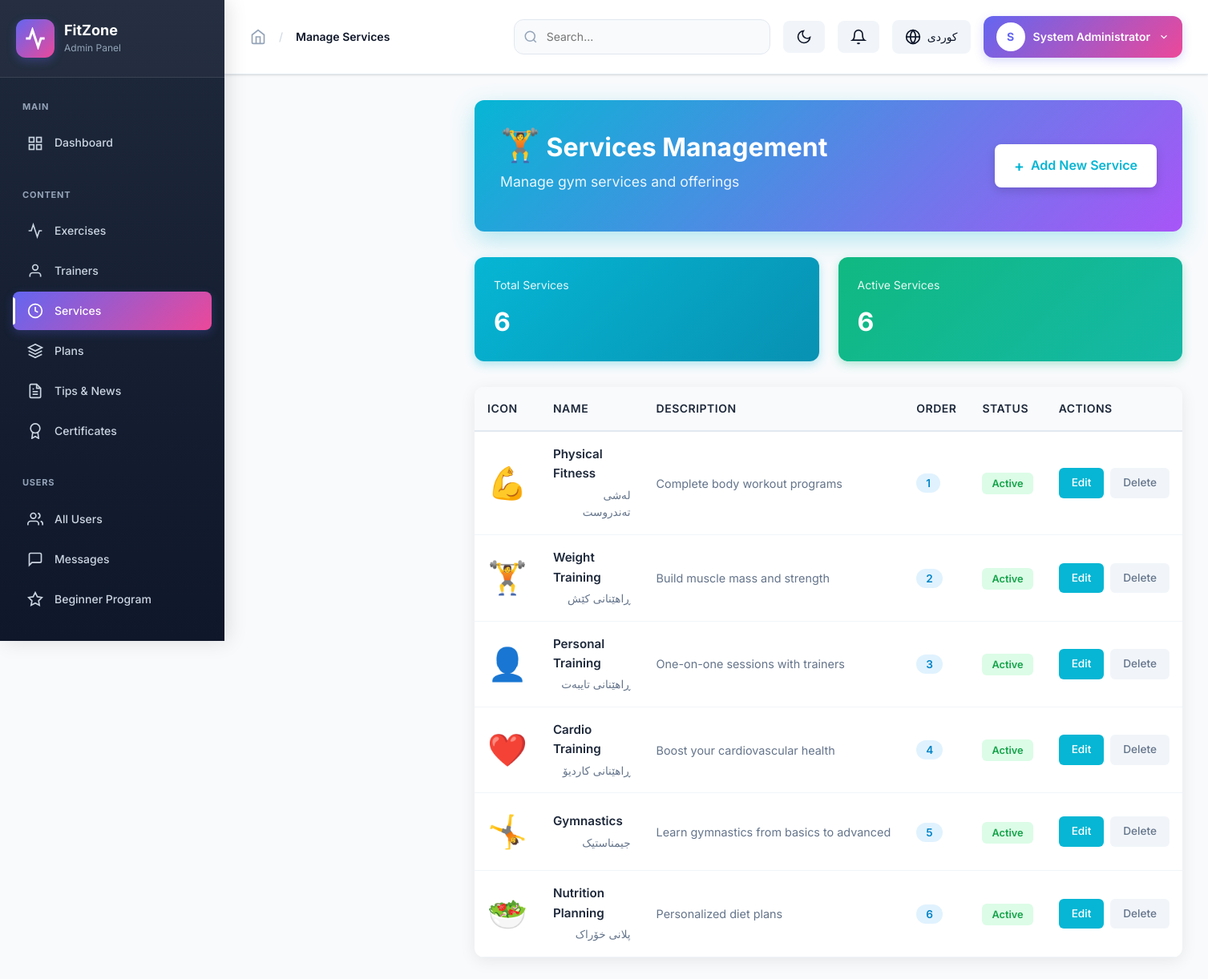
The app's page /admin/services.php (signed in) with its own data.
### tables this page shows
CREATE TABLE `services` (
    `id` INT PRIMARY KEY AUTO_INCREMENT,
    `name` VARCHAR(100) NOT NULL,
    `name_ku` VARCHAR(100),
    `description` TEXT,
    `description_ku` TEXT,
    `short_description` VARCHAR(255),
    `short_description_ku` VARCHAR(255),
    `icon` VARCHAR(50),
    `image` VARCHAR(255),
    `is_featured` TINYINT(1) DEFAULT 0,
    `sort_order` INT DEFAULT 0,
    `is_active` TINYINT(1) DEFAULT 1,
    `created_at` TIMESTAMP DEFAULT CURRENT_TIMESTAMP,
    `updated_at` TIMESTAMP DEFAULT CURRENT_TIMESTAMP ON UPDATE CURRENT_TIMESTAMP
);

### includes/functions.php (called while the page is built, shortened)
<?php
require_once __DIR__ . '/config.php';
function e($string) {
    return htmlspecialchars($string ?? '', ENT_QUOTES, 'UTF-8');
}
function isAdminLoggedIn() {
    return isset($_SESSION['admin_id']) && !empty($_SESSION['admin_id']);
}
function getCurrentAdmin() {
    return fetchOne("SELECT * FROM admins WHERE id = ?", [$_SESSION['admin_id']]);
}
function getCurrentLang() {
    return $_SESSION['lang'] ?? 'en';
}
function __($textEn, $textKu = null) {
    $lang = getCurrentLang();
    return $textEn;
}
function getLocalized($row, $field) {
    $lang = getCurrentLang();
    return $row[$field] ?? '';
}

### includes/config.php (called while the page is built, shortened)
<?php
class Database {
    private static $instance = null;
    private $connection;
    private function __construct() {
        try {
            $dsn = "mysql:host=" . DB_HOST . ";dbname=" . DB_NAME . ";charset=" . DB_CHARSET;
            $options = [
                PDO::ATTR_ERRMODE => PDO::ERRMODE_EXCEPTION,
                PDO::ATTR_DEFAULT_FETCH_MODE => PDO::FETCH_ASSOC,
                PDO::ATTR_EMULATE_PREPARES => false,
                PDO::MYSQL_ATTR_INIT_COMMAND => "SET NAMES utf8mb4 COLLATE utf8mb4_unicode_ci"
            ];
            $this->connection = new PDO($dsn, DB_USER, DB_PASS, $options);
        } catch (PDOException $e) {
            die("Database connection failed: " . $e->getMessage());
        }
    }
    public static function getInstance() {
        if (self::$instance === null) {
            self::$instance = new self();
        }
        return self::$instance;
    }
    public function getConnection() {
        return $this->connection;
    }
}
function db() {
    return Database::getInstance()->getConnection();
}
function query($sql, $params = []) {
    $stmt = db()->prepare($sql);
    $stmt->execute($params);
    return $stmt;
}
function fetchOne($sql, $params = []) {
    return query($sql, $params)->fetch();
}
function fetchAll($sql, $params = []) {
    return query($sql, $params)->fetchAll();
}

### admin/services.php (the view, shortened to what this page needs)
<?php
$action = $_GET['action'] ?? 'list';
$services = fetchAll("SELECT * FROM services ORDER BY sort_order, created_at DESC");
$totalServices = count($services);
$activeServices = count(array_filter($services, fn($s) => $s['is_active']));
$pageTitle = 'Manage Services';
?>
<?php include 'includes/header.php'; ?>
<div class="admin-content">
<?php if ($action === 'list'): ?>
<div class="page-header" style="background: linear-gradient(135deg, #06b6d4 0%, #a855f7 100%); color: white; padding: 2rem; border-radius: 12px; margin-bottom: 2rem; box-shadow: 0 10px 30px rgba(6, 182, 212, 0.3); display: flex; justify-content: space-between; align-items: center;">
    <div>
        <h1 class="page-title" style="color: white; font-size: 2rem; font-weight: 700; margin-bottom: 0.5rem;">
            <span class="icon" style="font-size: 2.5rem;">🏋️</span>
            Services Management
        </h1>
        <p class="page-subtitle" style="color: rgba(255,255,255,0.9); font-size: 1.1rem;">Manage gym services and offerings</p>
    </div>
    <a href="?action=add" class="admin-btn" style="background: white; color: #06b6d4; padding: 0.75rem 1.5rem; border-radius: 8px; font-weight: 600; display: inline-flex; align-items: center; gap: 0.5rem; box-shadow: 0 4px 12px rgba(0,0,0,0.15); transition: all 0.3s; text-decoration: none;">
        <span class="icon" style="font-size: 1.2rem;">+</span>
        Add New Service
    </a>
</div>
<div style="display: grid; grid-template-columns: repeat(auto-fit, minmax(200px, 1fr)); gap: 1.5rem; margin-bottom: 2rem;">
    <div style="background: linear-gradient(135deg, #06b6d4 0%, #0891b2 100%); padding: 1.5rem; border-radius: 12px; color: white; box-shadow: 0 4px 12px rgba(6, 182, 212, 0.3);">
        <div style="font-size: 0.875rem; opacity: 0.9; margin-bottom: 0.5rem;">Total Services</div>
        <div style="font-size: 2rem; font-weight: 700;"><?php echo $totalServices; ?></div>
    </div>
    <div style="background: linear-gradient(135deg, #10b981 0%, #14b8a6 100%); padding: 1.5rem; border-radius: 12px; color: white; box-shadow: 0 4px 12px rgba(16, 185, 129, 0.3);">
        <div style="font-size: 0.875rem; opacity: 0.9; margin-bottom: 0.5rem;">Active Services</div>
        <div style="font-size: 2rem; font-weight: 700;"><?php echo $activeServices; ?></div>
    </div>
</div>
<div style="background: white; border-radius: 12px; box-shadow: 0 4px 20px rgba(0,0,0,0.08); overflow: hidden;">
    <div style="overflow-x: auto;">
        <table style="width: 100%; border-collapse: collapse;">
            <thead>
                <tr style="background: #f8fafc; border-bottom: 2px solid #e2e8f0;">
                    <th style="padding: 1rem; text-align: left; font-weight: 600; color: #1e293b; font-size: 0.875rem; text-transform: uppercase; letter-spacing: 0.5px;">Icon</th>
                    <th style="padding: 1rem; text-align: left; font-weight: 600; color: #1e293b; font-size: 0.875rem; text-transform: uppercase; letter-spacing: 0.5px;">Name</th>
                    <th style="padding: 1rem; text-align: left; font-weight: 600; color: #1e293b; font-size: 0.875rem; text-transform: uppercase; letter-spacing: 0.5px;">Description</th>
                    <th style="padding: 1rem; text-align: left; font-weight: 600; color: #1e293b; font-size: 0.875rem; text-transform: uppercase; letter-spacing: 0.5px;">Order</th>
                    <th style="padding: 1rem; text-align: left; font-weight: 600; color: #1e293b; font-size: 0.875rem; text-transform: uppercase; letter-spacing: 0.5px;">Status</th>
                    <th style="padding: 1rem; text-align: left; font-weight: 600; color: #1e293b; font-size: 0.875rem; text-transform: uppercase; letter-spacing: 0.5px;">Actions</th>
                </tr>
            </thead>
            <tbody>
                <?php if (empty($services)): ?>
                    <tr>
                        <td colspan="6" style="padding: 3rem; text-align: center;">
                            <div style="display: flex; flex-direction: column; align-items: center; gap: 1rem;">
                                <span style="font-size: 4rem; opacity: 0.3;">🏋️</span>
                                <p style="color: #64748b; font-size: 1.1rem; margin: 0;">No services found</p>
                                <a href="?action=add" style="background: linear-gradient(135deg, #06b6d4, #a855f7); color: white; padding: 0.75rem 1.5rem; border-radius: 8px; font-weight: 600; text-decoration: none; display: inline-flex; align-items: center; gap: 0.5rem;">
                                    <span>+</span> Add your first service
                                </a>
                            </div>
                        </td>
                    </tr>
                <?php else: ?>
                    <?php foreach ($services as $s): ?>
                        <tr style="border-bottom: 1px solid #f1f5f9; transition: all 0.2s; cursor: pointer;" onmouseover="this.style.background='#f8fafc'" onmouseout="this.style.background='white'">
                            <td style="padding: 1rem;">
                                <div style="font-size: 2.5rem;"><?php echo e($s['icon'] ?? '🏋️'); ?></div>
                            </td>
                            <td style="padding: 1rem;">
                                <div>
                                    <div style="font-weight: 600; color: #1e293b; font-size: 0.95rem; margin-bottom: 0.25rem;"><?php echo e($s['name']); ?></div>
                                    <?php if ($s['name_ku']): ?>
                                        <div style="color: #64748b; font-size: 0.85rem; direction: rtl;"><?php echo e($s['name_ku']); ?></div>
                                    <?php endif; ?>
                                </div>
                            </td>
                            <td style="padding: 1rem;">
                                <div style="max-width: 300px; overflow: hidden; text-overflow: ellipsis; white-space: nowrap; color: #64748b; font-size: 0.9rem;">
                                    <?php echo e($s['short_description'] ?? substr($s['description'] ?? '', 0, 100)); ?>
                                </div>
                            </td>
                            <td style="padding: 1rem;">
                                <span style="background: #e0f2fe; color: #0284c7; padding: 0.25rem 0.75rem; border-radius: 20px; font-size: 0.85rem; font-weight: 600;"><?php echo $s['sort_order']; ?></span>
                            </td>
                            <td style="padding: 1rem;">
                                <?php if ($s['is_active']): ?>
                                    <span style="background: #dcfce7; color: #16a34a; padding: 0.375rem 0.75rem; border-radius: 6px; font-size: 0.8rem; font-weight: 600;">Active</span>
                                <?php else: ?>
                                    <span style="background: #fee2e2; color: #dc2626; padding: 0.375rem 0.75rem; border-radius: 6px; font-size: 0.8rem; font-weight: 600;">Inactive</span>
                                <?php endif; ?>
                            </td>
                            <td style="padding: 1rem;">
                                <div style="display: flex; gap: 0.5rem;">
                                    <a href="?action=edit&id=<?php echo $s['id']; ?>" style="background: #06b6d4; color: white; padding: 0.5rem 1rem; border-radius: 6px; font-size: 0.85rem; font-weight: 500; text-decoration: none; transition: all 0.2s;" onmouseover="this.style.background='#0891b2'" onmouseout="this.style.background='#06b6d4'">Edit</a>
                                    <a href="?action=delete&id=<?php echo $s['id']; ?>" onclick="return confirm('Delete this service?')" style="background: #f1f5f9; color: #64748b; padding: 0.5rem 1rem; border-radius: 6px; font-size: 0.85rem; font-weight: 500; text-decoration: none; transition: all 0.2s;" onmouseover="this.style.background='#fee2e2'; this.style.color='#dc2626'" onmouseout="this.style.background='#f1f5f9'; this.style.color='#64748b'">Delete</a>
                                </div>
                            </td>
                        </tr>
                    <?php endforeach; ?>
                <?php endif; ?>
            </tbody>
        </table>
    </div>
</div>
<?php endif; ?>
</div>
<?php include 'includes/footer.php'; ?>

### admin/includes/topbar.php (shortened to what this page needs)
<div class="admin-topbar">
    <div class="topbar-left">
        <div class="breadcrumb-nav">
            <svg width="20" height="20" viewBox="0 0 24 24" fill="none" stroke="currentColor" stroke-width="2">
                <path d="M3 9l9-7 9 7v11a2 2 0 0 1-2 2H5a2 2 0 0 1-2-2z"></path>
                <polyline points="9 22 9 12 15 12 15 22"></polyline>
            </svg>
            <span style="color: var(--gray-300); margin: 0 8px;">/</span>
            <span class="breadcrumb-item active"><?= isset($pageTitle) ? e($pageTitle) : __('Dashboard', 'داشبۆرد') ?></span>
        </div>
    </div>
    <div class="topbar-right">
        <div class="topbar-search d-none d-md-block">
            <input type="text" placeholder="<?= __('Search...', 'گەڕان...') ?>" id="globalSearch">
        </div>
        <button class="topbar-btn" id="darkModeToggle" title="<?= __('Toggle Dark Mode', 'گۆڕینی دۆخی تاریک') ?>">
            <svg width="20" height="20" viewBox="0 0 24 24" fill="none" stroke="currentColor" stroke-width="2">
                <path d="M21 12.79A9 9 0 1 1 11.21 3 7 7 0 0 0 21 12.79z"></path>
            </svg>
        </button>
        <div class="dropdown">
            <button class="topbar-btn topbar-notifications" data-bs-toggle="dropdown">
                <svg width="20" height="20" viewBox="0 0 24 24" fill="none" stroke="currentColor" stroke-width="2">
                    <path d="M18 8A6 6 0 0 0 6 8c0 7-3 9-3 9h18s-3-2-3-9"></path>
                    <path d="M13.73 21a2 2 0 0 1-3.46 0"></path>
                </svg>
            </button>
        </div>
        <a href="?lang=<?= $lang === 'en' ? 'ku' : 'en' ?>" class="topbar-btn">
            <svg width="20" height="20" viewBox="0 0 24 24" fill="none" stroke="currentColor" stroke-width="2">
                <circle cx="12" cy="12" r="10"></circle>
                <line x1="2" y1="12" x2="22" y2="12"></line>
                <path d="M12 2a15.3 15.3 0 0 1 4 10 15.3 15.3 0 0 1-4 10 15.3 15.3 0 0 1-4-10 15.3 15.3 0 0 1 4-10z"></path>
            </svg>
            <span><?= $lang === 'en' ? 'کوردی' : 'English' ?></span>
        </a>
        <div class="dropdown">
            <button class="topbar-profile" data-bs-toggle="dropdown">
                <div class="profile-avatar">
                    <?= strtoupper(substr(getLocalized($currentAdmin, 'full_name'), 0, 1)) ?>
                </div>
                <span class="d-none d-md-inline"><?= e(getLocalized($currentAdmin, 'full_name')) ?></span>
                <svg width="14" height="14" viewBox="0 0 24 24" fill="none" stroke="currentColor" stroke-width="2">
                    <polyline points="6 9 12 15 18 9"></polyline>
                </svg>
            </button>
        </div>
    </div>
</div>

### assets/css/admin-components.css (style rules this page uses)
.dropdown { position: relative; }

### admin/includes/header.php (style rules this page uses)
.admin-main > * { opacity: 0; animation: fadeIn 0.5s ease-out forwards; }
.admin-main > *:nth-child(1) { animation-delay: 0.05s; }

### records on screen
services: icon "💪", name "Physical Fitness", name_ku "لەشی تەندروست", short_description "Complete body workout programs", sort_order "1", is_active "Active"
services: icon "🏋️", name "Weight Training", name_ku "ڕاهێنانی کێش", short_description "Build muscle mass and strength", sort_order "2", is_active "Active"
services: icon "👤", name "Personal Training", name_ku "ڕاهێنانی تایبەت", short_description "One-on-one sessions with trainers", sort_order "3", is_active "Active"
services: icon "❤️", name "Cardio Training", name_ku "ڕاهێنانی کاردیۆ", short_description "Boost your cardiovascular health", sort_order "4", is_active "Active"
services: icon "🤸", name "Gymnastics", name_ku "جیمناستیک", short_description "Learn gymnastics from basics to advanced", sort_order "5", is_active "Active"
services: icon "🥗", name "Nutrition Planning", name_ku "پلانی خۆراک", short_description "Personalized diet plans", sort_order "6", is_active "Active"

### other values on screen
SITE_NAME "FitZone"
__('Admin Panel', 'پانێڵی بەڕێوەبەر') "Admin Panel"
__('Main', 'سەرەکی') "MAIN"
__('Dashboard', 'داشبۆرد') "Dashboard"
__('Content', 'ناوەڕۆک') "CONTENT"
__('Exercises', 'ڕاهێنانەکان') "Exercises"
__('Trainers', 'ڕاهێنەرەکان') "Trainers"
__('Services', 'خزمەتگوزاریەکان') "Services"
__('Plans', 'پلانەکان') "Plans"
__('Tips & News', 'ئامۆژگاری و هەواڵ') "Tips & News"
__('Certificates', 'بڕوانامەکان') "Certificates"
__('Users', 'بەکارهێنەران') "USERS"
__('All Users', 'هەموو بەکارهێنەران') "All Users"
__('Messages', 'پەیامەکان') "Messages"
__('Beginner Program', 'پڕۆگرامی سەرەتایی') "Beginner Program"
